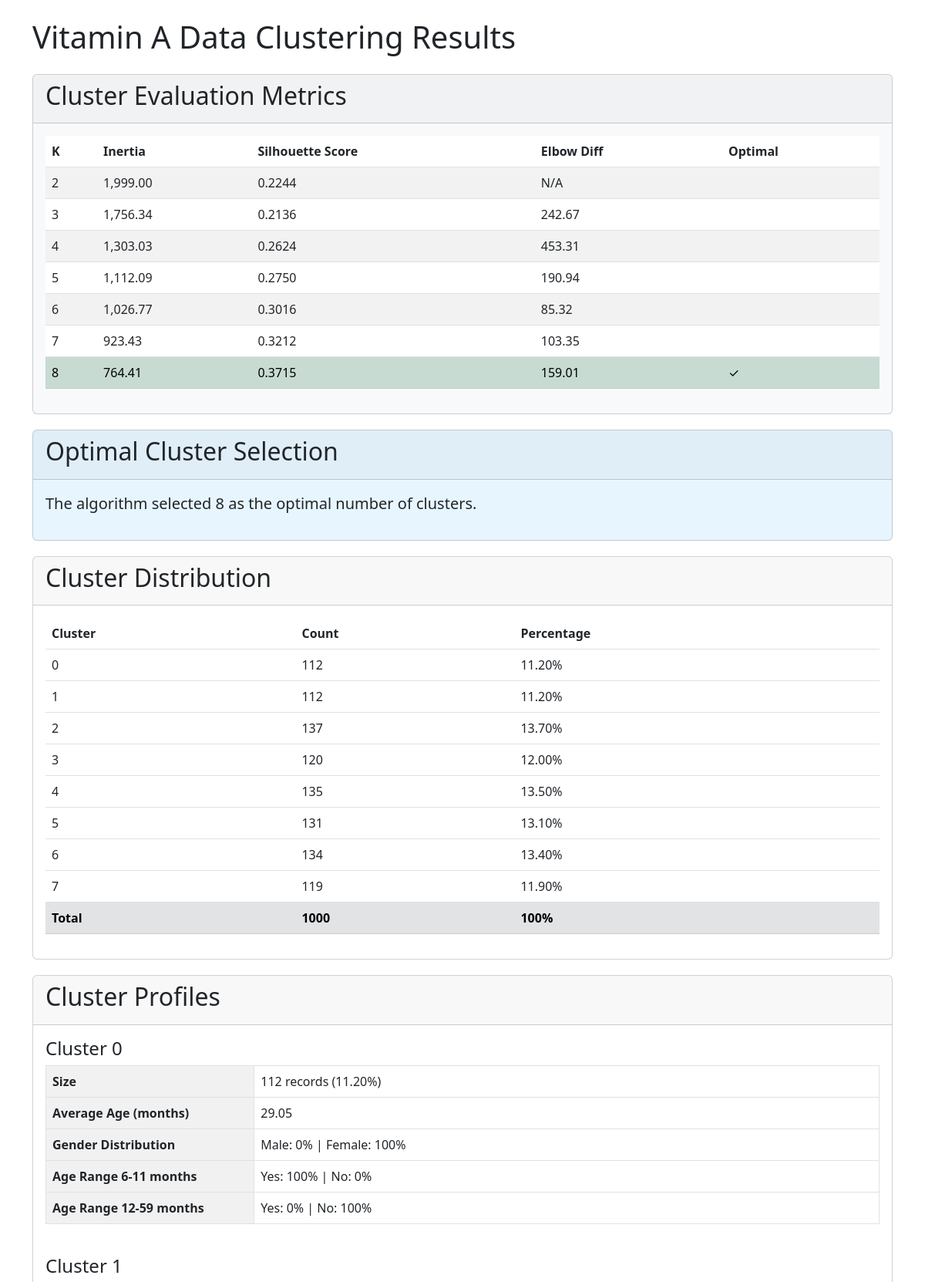
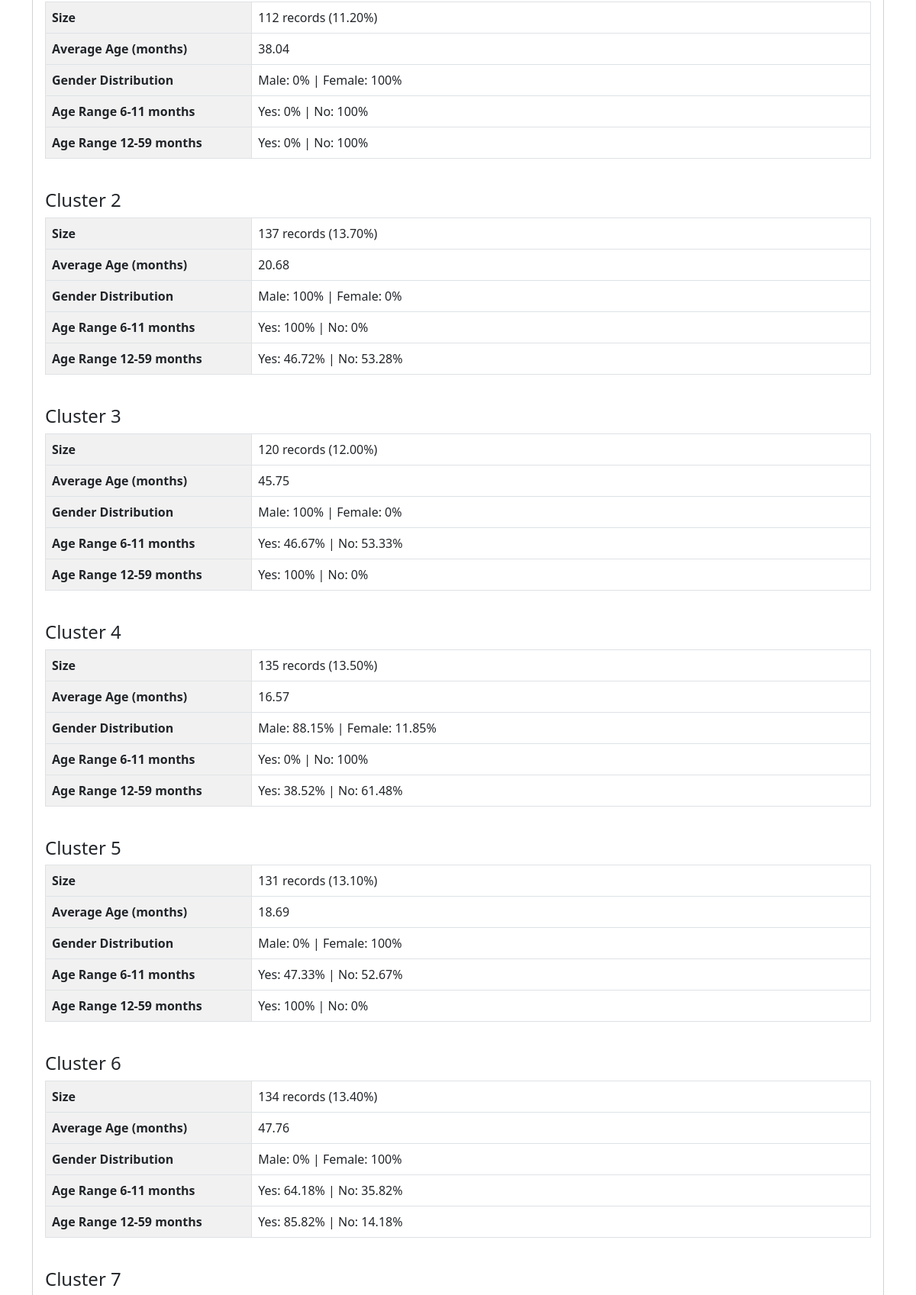
The page /healthapp/vitaminaresult.php (upper part) on the database its author committed (2 pictures, top to bottom).
### tables this page shows
CREATE TABLE `advanced_vitamin_clustering_metrics` (
  `k` bigint(20) DEFAULT NULL,
  `inertia` double DEFAULT NULL,
  `silhouette_score` double DEFAULT NULL,
  `elbow_diff` double DEFAULT NULL,
  `optimal_k` bigint(20) DEFAULT NULL
);

### healthapp/vitaminaresult.php (the view, shortened to what this page needs)
<?php
$servername = "localhost";
$username = "admin";
$password = "healthdata123";
$dbname = "healthdata";
$conn = new mysqli($servername, $username, $password, $dbname);
$metrics_sql = "SELECT * FROM advanced_vitamin_clustering_metrics";
$metrics_result = $conn->query($metrics_sql);
$clusters_sql = "SELECT * FROM advanced_vitamin_clustering_results";
$clusters_result = $conn->query($clusters_sql);
$optimal_k_sql = "SELECT k FROM advanced_vitamin_clustering_metrics WHERE optimal_k = 1 LIMIT 1";
$optimal_k_result = $conn->query($optimal_k_sql);
$optimal_k_row = $optimal_k_result->fetch_assoc();
$optimal_k = $optimal_k_row['k'];
$cluster_profiles = array();
$cluster_counts = array();
$numeric_stats = array();
$categorical_stats = array();
for ($i = 0; $i < $optimal_k; $i++) {
    $cluster_profiles[$i] = array();
    $cluster_counts[$i] = 0;
    $numeric_stats[$i] = array('age_in_months_sum' => 0, 'age_in_months_count' => 0);
    $categorical_stats[$i] = array(
        'gender' => array('Male' => 0, 'Female' => 0),
        'age_range_6_11_mons' => array('yes' => 0, 'no' => 0),
        'age_range_12_59_mons' => array('yes' => 0, 'no' => 0)
    );
}
if ($clusters_result->num_rows > 0) {
    while($row = $clusters_result->fetch_assoc()) {
        $cluster = $row['cluster'];
        $cluster_counts[$cluster]++;
        $numeric_stats[$cluster]['age_in_months_sum'] += $row['age_in_months'];
        $numeric_stats[$cluster]['age_in_months_count']++;
        $categorical_stats[$cluster]['gender'][$row['gender']]++;
        $categorical_stats[$cluster]['age_range_6_11_mons'][$row['age_range_6_11_mons']]++;
        $categorical_stats[$cluster]['age_range_12_59_mons'][$row['age_range_12_59_mons']]++;
    }
}
for ($i = 0; $i < $optimal_k; $i++) {
    $cluster_profiles[$i]['count'] = $cluster_counts[$i];
    $cluster_profiles[$i]['age_in_months_mean'] =
        $numeric_stats[$i]['age_in_months_sum'] / $numeric_stats[$i]['age_in_months_count'];
    $total = $cluster_counts[$i];
    foreach ($categorical_stats[$i] as $feature => $values) {
        foreach ($values as $category => $count) {
            $cluster_profiles[$i][$feature . '_' . $category] = round(($count / $total) * 100, 2);
        }
    }
}
?>
<!DOCTYPE html>
<html lang="en">
<head>
    <link href="https://cdn.jsdelivr.net/npm/bootstrap@5.3.0/dist/css/bootstrap.min.css" rel="stylesheet">
</head>
<body>
    <div class="container mt-4">
        <h1 class="mb-4">Vitamin A Data Clustering Results</h1>
        <div class="card metric-card">
            <div class="card-header">
                <h2>Cluster Evaluation Metrics</h2>
            </div>
            <div class="card-body">
                <div class="table-responsive">
                    <table class="table table-striped">
                        <thead>
                            <tr>
                                <th>K</th>
                                <th>Inertia</th>
                                <th>Silhouette Score</th>
                                <th>Elbow Diff</th>
                                <th>Optimal</th>
                            </tr>
                        </thead>
                        <tbody>
                            <?php while($row = $metrics_result->fetch_assoc()): ?>
                            <tr <?= $row['optimal_k'] ? 'class="table-success"' : '' ?>>
                                <td><?= $row['k'] ?></td>
                                <td><?= number_format($row['inertia'], 2) ?></td>
                                <td><?= number_format($row['silhouette_score'], 4) ?></td>
                                <td><?= $row['elbow_diff'] ? number_format($row['elbow_diff'], 2) : 'N/A' ?></td>
                                <td><?= $row['optimal_k'] ? '✓' : '' ?></td>
                            </tr>
                            <?php endwhile; ?>
                        </tbody>
                    </table>
                </div>
            </div>
        </div>
        <div class="card optimal-card">
            <div class="card-header">
                <h2>Optimal Cluster Selection</h2>
            </div>
            <div class="card-body">
                <p class="lead">The algorithm selected <strong><?= $optimal_k ?></strong> as the optimal number of clusters.</p>
            </div>
        </div>
        <div class="card">
            <div class="card-header">
                <h2>Cluster Distribution</h2>
            </div>
            <div class="card-body">
                <div class="table-responsive">
                    <table class="table">
                        <thead>
                            <tr>
                                <th>Cluster</th>
                                <th>Count</th>
                                <th>Percentage</th>
                            </tr>
                        </thead>
                        <tbody>
                            <?php
                            $total = array_sum($cluster_counts);
                            foreach ($cluster_counts as $cluster => $count):
                                $percentage = ($count / $total) * 100;
                            ?>
                            <tr>
                                <td><?= $cluster ?></td>
                                <td><?= $count ?></td>
                                <td><?= number_format($percentage, 2) ?>%</td>
                            </tr>
                            <?php endforeach; ?>
                            <tr class="table-secondary">
                                <td><strong>Total</strong></td>
                                <td><strong><?= $total ?></strong></td>
                                <td><strong>100%</strong></td>
                            </tr>
                        </tbody>
                    </table>
                </div>
            </div>
        </div>
        <div class="card">
            <div class="card-header">
                <h2>Cluster Profiles</h2>
            </div>
            <div class="card-body">
                <?php foreach ($cluster_profiles as $cluster => $profile): ?>
                <div class="mb-4">
                    <h4>Cluster <?= $cluster ?></h4>
                    <div class="table-responsive">
                        <table class="table table-bordered profile-table">
                            <tr>
                                <th width="25%">Size</th>
                                <td><?= $profile['count'] ?> records (<?= number_format(($profile['count'] / $total) * 100, 2) ?>%)</td>
                            </tr>
                            <tr>
                                <th>Average Age (months)</th>
                                <td><?= number_format($profile['age_in_months_mean'], 2) ?></td>
                            </tr>
                            <tr>
                                <th>Gender Distribution</th>
                                <td>
                                    Male: <?= $profile['gender_Male'] ?>% |
                                    Female: <?= $profile['gender_Female'] ?>%
                                </td>
                            </tr>
                            <tr>
                                <th>Age Range 6-11 months</th>
                                <td>
                                    Yes: <?= $profile['age_range_6_11_mons_yes'] ?>% |
                                    No: <?= $profile['age_range_6_11_mons_no'] ?>%
                                </td>
                            </tr>
                            <tr>
                                <th>Age Range 12-59 months</th>
                                <td>
                                    Yes: <?= $profile['age_range_12_59_mons_yes'] ?>% |
                                    No: <?= $profile['age_range_12_59_mons_no'] ?>%
                                </td>
                            </tr>
                        </table>
                    </div>
                </div>
                <?php endforeach; ?>
            </div>
        </div>
    </div>
</body>
</html>

### healthapp/vitaminaresult.php (style rules this page uses)
.card { margin-bottom: 20px; }
.metric-card { background-color: #f8f9fa; }
.optimal-card { background-color: #e7f5ff; }
.profile-table th { background-color: #f1f1f1; }

### rows shown on the page
advanced_vitamin_clustering_metrics: k "2", inertia "1,999.00", silhouette_score "0.2244", shows "N/A"
advanced_vitamin_clustering_metrics: k "3", inertia "1,756.34", silhouette_score "0.2136", elbow_diff "242.67"
advanced_vitamin_clustering_metrics: k "4", inertia "1,303.03", silhouette_score "0.2624", elbow_diff "453.31"
advanced_vitamin_clustering_metrics: k "5", inertia "1,112.09", silhouette_score "0.2750", elbow_diff "190.94"
advanced_vitamin_clustering_metrics: k "6", inertia "1,026.77", silhouette_score "0.3016", elbow_diff "85.32"
advanced_vitamin_clustering_metrics: k "7", inertia "923.43", silhouette_score "0.3212", elbow_diff "103.35"
advanced_vitamin_clustering_metrics: k "8", inertia "764.41", silhouette_score "0.3715", elbow_diff "159.01"

### other values the page prints
$cluster "0"
$count "112"
$percentage "11.20"
$cluster "1"
$cluster "2"
$count "137"
$percentage "13.70"
$cluster "3"
$count "120"
$percentage "12.00"
$cluster "4"
$count "135"
$percentage "13.50"
$cluster "5"
$count "131"
